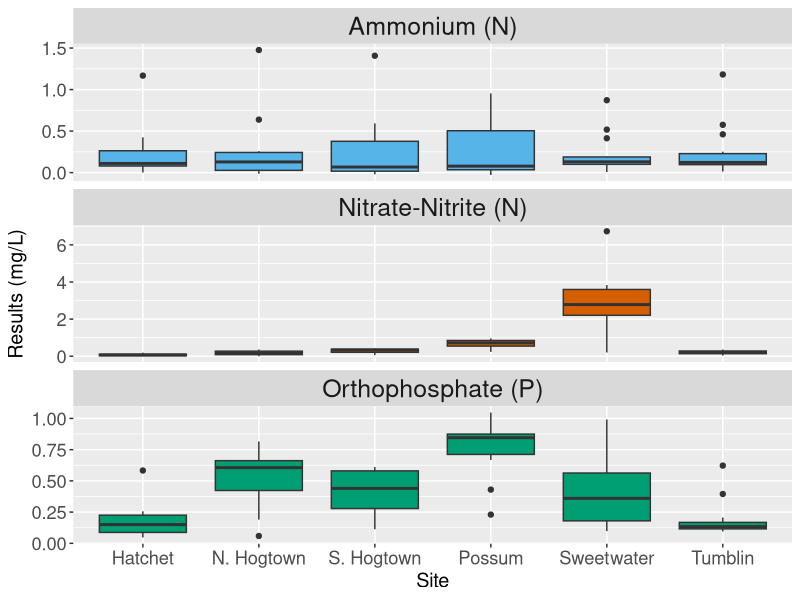
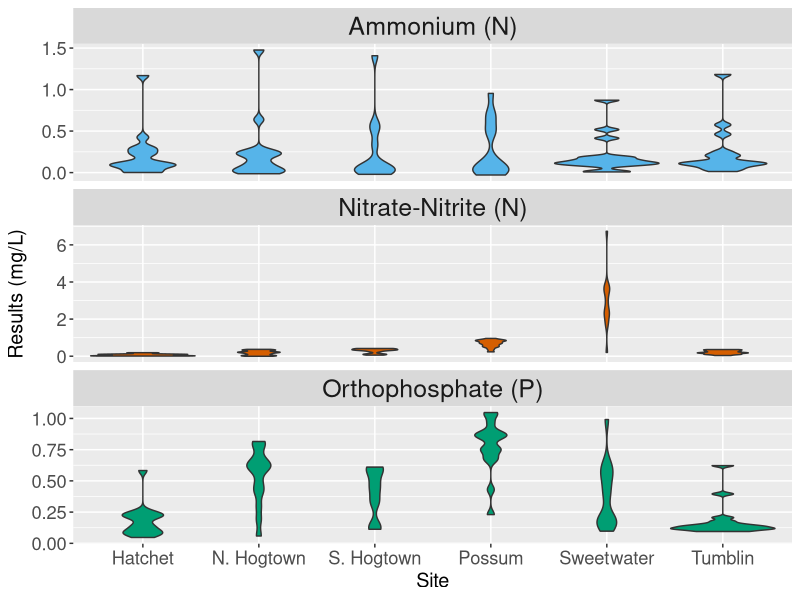
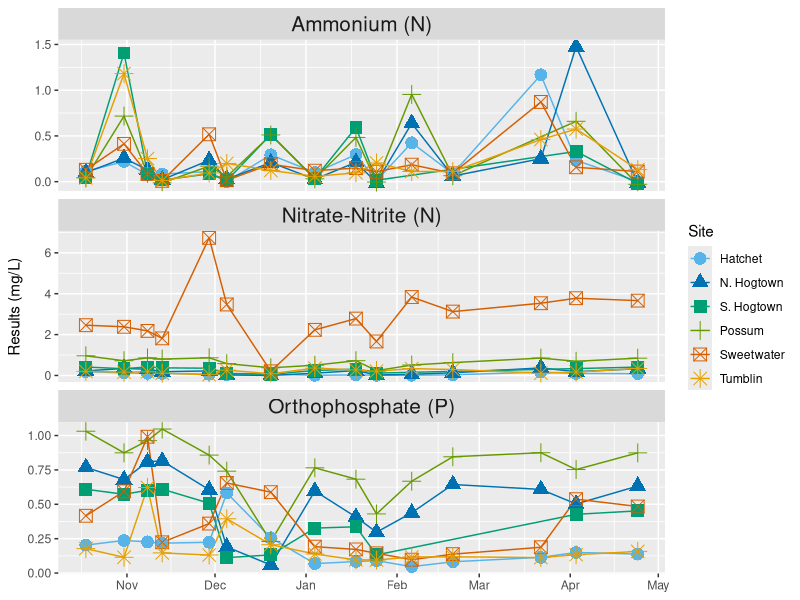
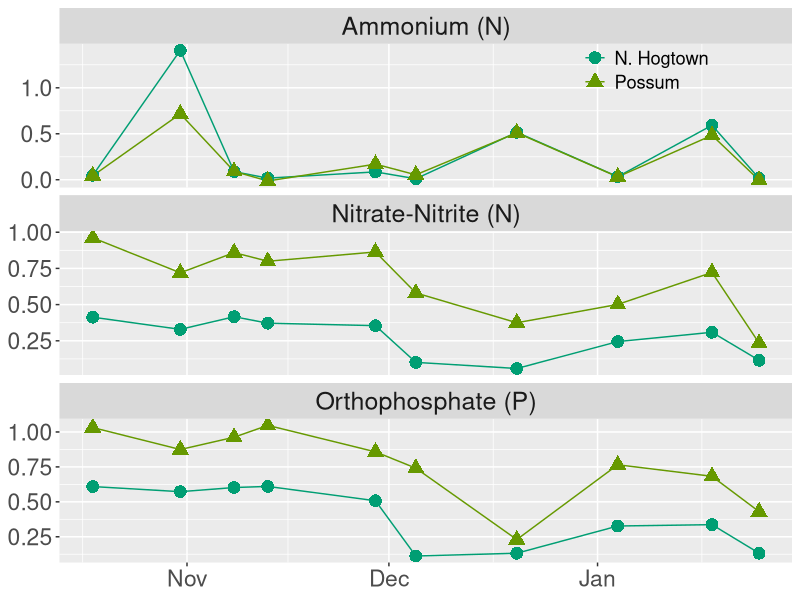
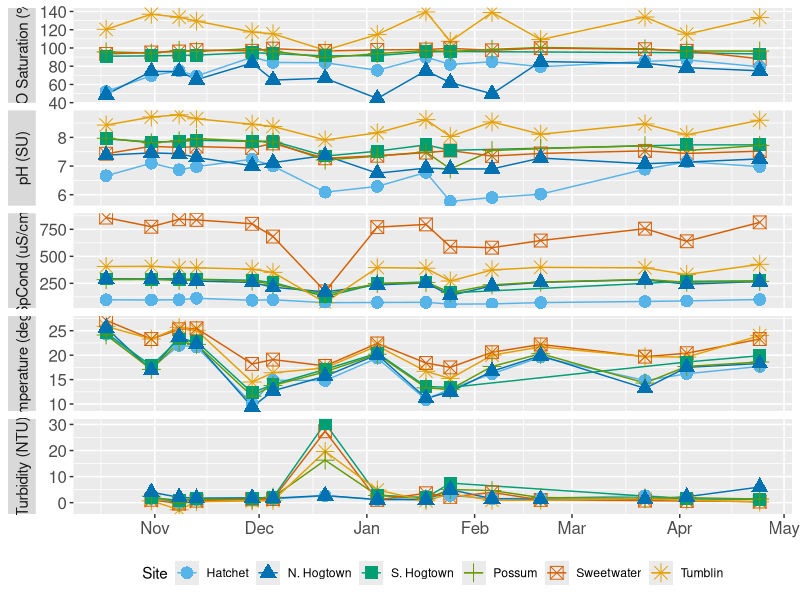
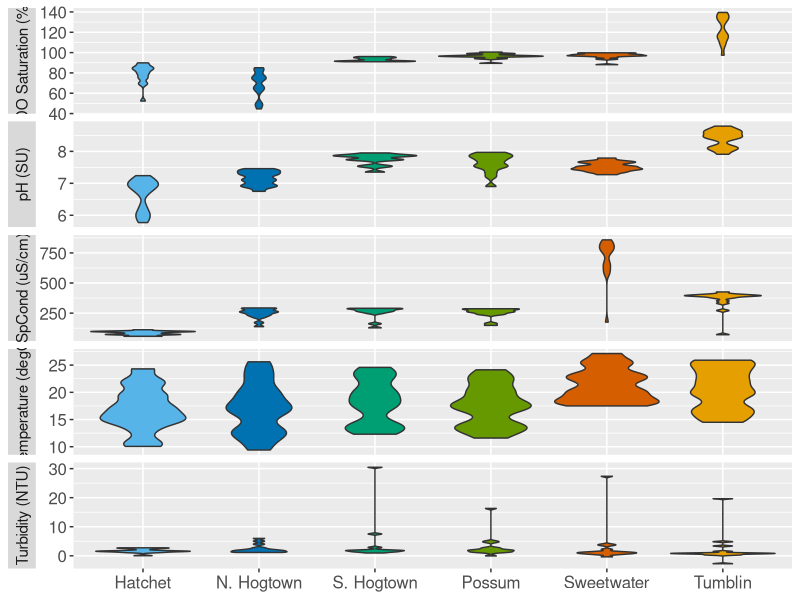

Here is the R script that generated these plots, in order:
##Data run for SFS conference on 5/19/2019

##Parameter List with Units
#DO - dissolved oxygen (mg/L)
#DO_Sat - dissolved oxygen saturation (%)
#Temp - water temperature (deg C)
#SpCond - specific conductivity (uS/cm)
#pH - pH (SU)
#Turb - turbidity (NTU)

####NOx, O_P, NH4 all filtered samples###

#NOx - Nitrate(NO3)-Nitrite(NO2)-N (mg/L)
#OP - orthophosphate(P) (mg/L)
#NH4 - ammonia(N) (mg/L)

####Sample Replications (col = Rep) 
#a = 1; b = 2; c = 3; d = not a rep just a reading

########################Call in and format data########################################

#call in packages

library(tidyverse)
library(lubridate)
library(RColorBrewer)

#set working directory

setwd('C:/Users/etaylor21/Documents/gnv_streams/SFS Poster')

#call in data file

data_nut = read_csv('gnv_nutrientdata_20190502.csv', col_types = cols(
  Site = col_character(),
  REP = col_character(),
  Date = col_date(format = "%m/%d/%Y"),
  Time = col_time(format = ""),
  Analyte = col_character(),
  Result = col_double()))#nutrient data; fixed date format for date column


data_fp = read_csv('gnv_fpdata_20190502.csv', col_types = cols(
  Site = col_character(),
  Date = col_date(format = "%m/%d/%Y"),
  Time = col_time(format = ""),
  Analyte = col_character(),
  Result = col_double()))#field parameter data


#change date to show only as month; will need to change as POR spans > than 1 year

#lubridate::floor_date(data_nut$Date, unit = 'month')
#lubridate::floor_date(data_fp$Date, unit = 'month')

#####Nutrient Faceted Boxplot (nbp)####

nd2 = data_nut %>% 
  group_by(Date, Site, Analyte) %>%
  summarise(mean = mean(Result))


#nd2

windows()
npb = ggplot(nd2, aes(x = Site, y = mean, fill = Analyte)) +
  geom_boxplot() + ylab('Results (mg/L)')

npb2 = npb + scale_x_discrete(labels = c('Hatchet', 'N. Hogtown', 'S. Hogtown', 'Possum', 'Sweetwater', 'Tumblin'))

npb3 = npb2 + facet_wrap( . ~ Analyte , scales = 'free_y', nrow = 3, 
                         labeller = as_labeller(c(NH4 = "Ammonium (N)", 
                                                  NOx = "Nitrate-Nitrite (N)", 
                                                  OP = 'Orthophosphate (P)'))) +
  theme(strip.text = element_text(size = 18)) +
  scale_fill_manual(values = c('#56B4E9','#D55E00', '#009E73' )) + guides(fill = FALSE) +
  theme(axis.text = element_text(size = rel(1.2))) + 
  theme(axis.title = element_text(size = rel(1.3)))



npb3

######Nutrient Violins (nvp)#####

windows()
nvp = ggplot(nd2, aes(x = Site, y = mean, fill = Analyte)) +
  geom_violin(scale = 'count', adjust = 0.5) + ylab('Results (mg/L)')

nvp2 = nvp + scale_x_discrete(labels = c('Hatchet', 'N. Hogtown', 'S. Hogtown', 'Possum', 'Sweetwater', 'Tumblin'))#change the names on the x axis, use discrete since non-numeric values


nvp3 = nvp2 + facet_wrap( . ~ Analyte , scales = 'free_y', nrow = 3, 
                         labeller = as_labeller(c(NH4 = "Ammonium (N)", 
                                                  NOx = "Nitrate-Nitrite (N)", 
                                                  OP = 'Orthophosphate (P)'))) +
  theme(strip.text = element_text(size = 18)) +
  scale_fill_manual(values = c('#56B4E9','#D55E00', '#009E73' )) + guides(fill = FALSE) +
  theme(axis.text = element_text(size = rel(1.2))) + 
  theme(axis.title = element_text(size = rel(1.3)))


nvp3

#####Nutrient Time-Series (nts)#####

windows()
nut_ts = ggplot(nd2, aes(x = Date, y = mean, fill = Site))

nts = nut_ts + geom_line(aes(group = Site, color = Site)) + ylab('Results (mg/L)') +
  geom_point(size = 4, aes(x=Date, color = Site, shape = Site)) +
  scale_x_date(date_breaks = 'month', date_labels = '%b') +
  facet_wrap( . ~ Analyte , scales = 'free_y', nrow = 3, 
              labeller = as_labeller(c(NH4 = "Ammonium (N)", 
                                       NOx = "Nitrate-Nitrite (N)", 
                                       OP = 'Orthophosphate (P)'))) + 
  theme(strip.text = element_text(size = 15))

nts2 = nts + scale_color_manual(values = c('#56B4E9', '#0072B2', '#009E73', '#669900',  '#D55E00', '#E69F00' ), #assign specific colors 
                                labels = c('Hatchet', 'N. Hogtown', 'S. Hogtown', 'Possum', 'Sweetwater', 'Tumblin')) + #rename sites
  scale_shape_discrete(labels = c('Hatchet', 'N. Hogtown', 'S. Hogtown', 'Possum', 'Sweetwater', 'Tumblin')) + #since sorted by color and shape must rename in both
  guides(fill = FALSE) +
  theme(axis.title.x = element_blank()) #remove x-axis title of "date"...unecessary

nts2


#####Nutrient Data of just Possum Creek and Hogtown Upstream (pchu_ts)#####

windows()

pchu = data_nut %>% 
  filter(Date >= as.Date('2018-10-18') & Date <=  as.Date('2019-01-25') ) %>%
  filter(Site == 'HOGNW16' | Site == 'POSNW16') %>%
  group_by(Date, Site, Analyte) %>%
  summarise(mean = mean(Result))

#only using data from before january because HOGNW16 has been closed for construction and the gap in data looks wierd

#pchu

pchu_nut_ts = ggplot(pchu, aes(x = Date, y = mean, fill = Site))

pchu_ts = pchu_nut_ts + geom_line(aes(group = Site, color = Site)) + ylab('Results (mg/L)') + 
  geom_point(size = 4, aes(x=Date, color = Site, shape = Site)) + 
  scale_x_date(date_breaks = 'month', date_labels = '%b') +
  facet_wrap( . ~ Analyte , scales = 'free_y', nrow = 3, 
              labeller = as_labeller(c(NH4 = "Ammonium (N)", 
                                       NOx = "Nitrate-Nitrite (N)", 
                                       OP = 'Orthophosphate (P)'))) +
  theme(strip.text = element_text(size = 18)) + 
  scale_color_manual(values = c('#009E73', '#669900'), labels = c('N. Hogtown', 'Possum')) +
  guides(fill = FALSE) +
  scale_shape_discrete(labels = c('N. Hogtown', 'Possum')) +
  theme(axis.text = element_text(size = rel(1.5))) + 
  theme(axis.title = element_blank()) +
  theme(legend.position = c(0.8, 0.95)) +
  theme(legend.background = element_blank()) +
  theme(legend.key = element_blank(), 
        legend.text = element_text(size = rel(1.2))) +
  theme(legend.title = element_blank())

pchu_ts

#####Field Parameter Time Series####

windows()

fp2 = data_fp %>% 
  filter(Analyte == 'DO_Sat' | Analyte == 'pH' | Analyte == 'SpCond' | Analyte == 'Temp' | Analyte == 'Turb') %>%
  group_by(Date, Site, Analyte)

#fp2

field_param_ts = ggplot(fp2, aes(x = Date, y = Result))

fpts = field_param_ts + geom_line(aes(group = Site, color = Site)) + ylab(NULL) + 
  geom_point(size = 4, aes(x=Date, color = Site, shape = Site)) + 
  scale_x_date(date_breaks = 'month', date_labels = '%b') +
  facet_wrap( . ~ Analyte , scales = 'free_y', nrow = 5, 
              strip.position = 'left',
              labeller = as_labeller(c(DO_Sat = "DO Saturation (%)", 
                                       pH = 'pH (SU)', 
                                       SpCond = 'SpCond (uS/cm)', 
                                       Temp = 'Temperature (degC)', 
                                       Turb = 'Turbidity (NTU)' ))) + 
  theme(strip.placement = 'outside', strip.text = element_text(size = 11), 
        axis.text = element_text(size = rel(1.1)), 
        axis.title.x = element_blank(),
        legend.position = 'bottom')

fpts + scale_color_manual(values = c('#56B4E9', '#0072B2', '#009E73', '#669900',  '#D55E00', '#E69F00' ), 
                          labels = c('Hatchet', 'N. Hogtown', 'S. Hogtown', 'Possum', 'Sweetwater', 'Tumblin')) +
  scale_shape_discrete(labels = c('Hatchet', 'N. Hogtown', 'S. Hogtown', 'Possum', 'Sweetwater', 'Tumblin')) + 
  guides(fill = FALSE, col = guide_legend(nrow = 1)) 


#####Field Parameter Violin (fpv)#####

windows()

fvp = ggplot(fp2, aes(x = Site, y = Result, fill = Site)) +
  geom_violin(scale = 'count', adjust = 0.5) + ylab(NULL)
  

fpv2 = fvp + facet_wrap( . ~ Analyte , scales = 'free_y', nrow = 5, 
              strip.position = 'left',
              labeller = as_labeller(c(DO_Sat = "DO Saturation (%)", 
                                       pH = 'pH (SU)', 
                                       SpCond = 'SpCond (uS/cm)', 
                                       Temp = 'Temperature (degC)', 
                                       Turb = 'Turbidity (NTU)' ))) + 
  theme(strip.placement = 'outside', strip.text = element_text(size = 11)) +
          scale_fill_manual(values = c('#56B4E9', '#0072B2', '#009E73', '#669900',  '#D55E00', '#E69F00'), 
                            labels = c('Hatchet', 'N. Hogtown', 'S. Hogtown', 'Possum', 'Sweetwater', 'Tumblin')) + 
          scale_x_discrete(labels = c('Hatchet', 'N. Hogtown', 'S. Hogtown', 'Possum', 'Sweetwater', 'Tumblin')) +
          guides(fill = FALSE) +
          theme(axis.text = element_text(size = rel(1.1))) +
          theme(axis.title.x = element_blank())+
          theme(legend.position = 'bottom')

fpv2

